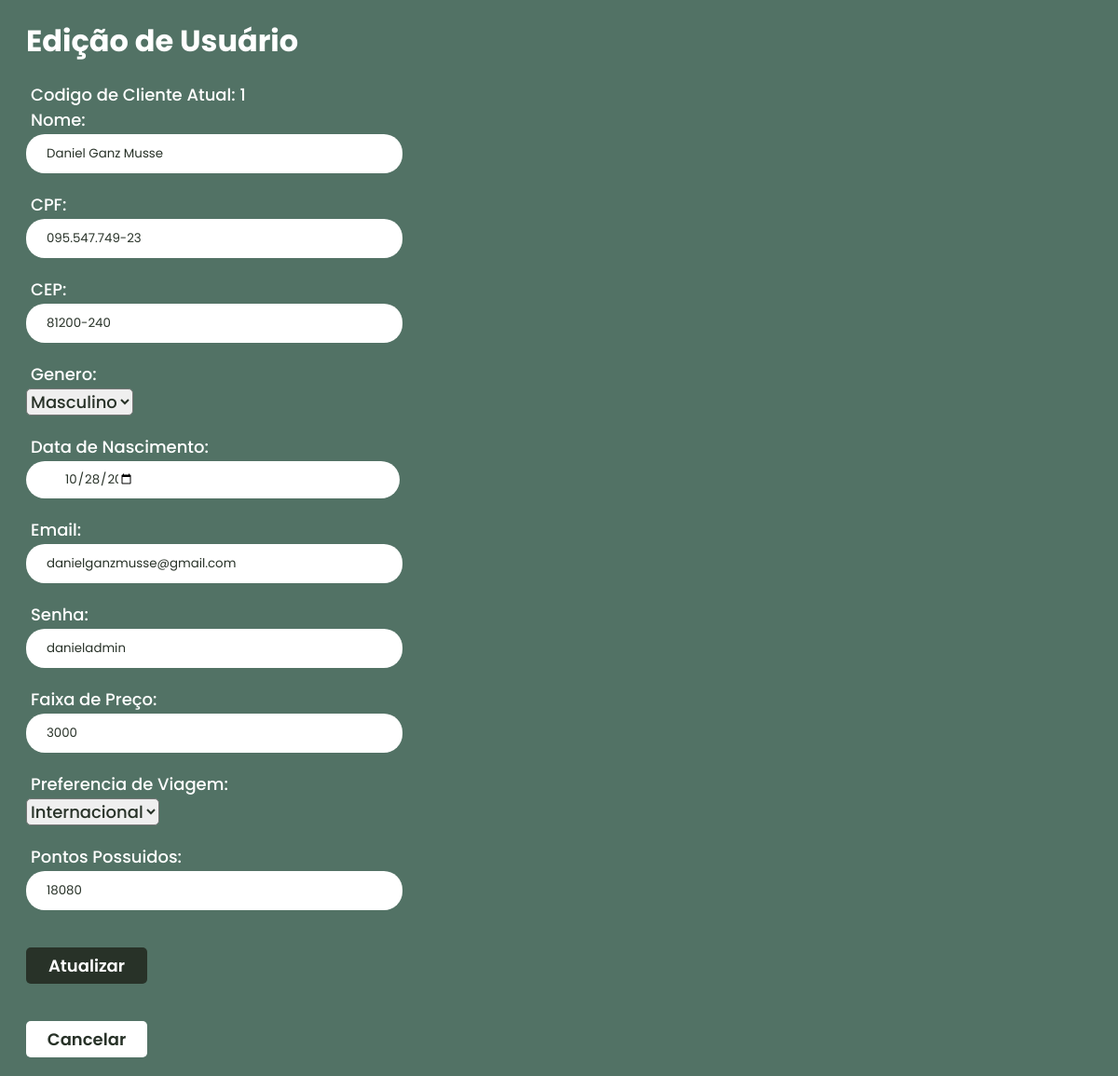
The page /perfil/admin/db/users_edit.php?id=1 (signed in) on the database its author committed.
### tables this page shows
CREATE TABLE `cliente` (
  `Cod_Cliente` int NOT NULL AUTO_INCREMENT,
  `Nome` varchar(100) DEFAULT NULL,
  `CPF` char(14) DEFAULT NULL,
  `Genero` char(1) DEFAULT NULL,
  `CEP` char(9) DEFAULT NULL,
  `DT_Nasc` date DEFAULT NULL,
  `Faixa_preco` int DEFAULT '0',
  `Inter_Nacional` char(1) DEFAULT 'A',
  `123Pontos` int DEFAULT '0',
  `Email` varchar(100) DEFAULT NULL,
  `Senha_login` varchar(20) DEFAULT NULL,
  PRIMARY KEY (`Cod_Cliente`),
  UNIQUE KEY `CPF` (`CPF`,`Email`)
);

### perfil/admin/db/users_edit.php (the view, shortened to what this page needs)
<!DOCTYPE html>
<html lang="pt-br">
<head>
    <link rel="stylesheet" href="../style_form.css">
</head>
<body>
    <?php
        include("../db0/connection.php");
        if (isset($_GET["id"])) {
            $id = $_GET["id"];
            $sql = "SELECT Cod_Cliente, Nome, CPF, Email, Senha_login, Genero, CEP, DT_Nasc, Faixa_preco, Inter_Nacional, 123Pontos FROM cliente WHERE Cod_Cliente = $id";
            $result = $conn->query($sql);
            if ($result->num_rows > 0) {
                while ($row = $result->fetch_assoc()) {
                    $Nome = $row['Nome'];
                    $CPF = $row['CPF'];
                    $CEP = $row['CEP'];
                    $Genero = $row['Genero'];
                    $Data_Nasc = $row['DT_Nasc'];
                    $Email = $row['Email'];
                    $Senha = $row['Senha_login'];
                    $Faixa_Preco = $row['Faixa_preco'];
                    $Inter_Nacional = $row['Inter_Nacional'];
                    $Pontos = $row['123Pontos'];
                }
            }
        }
    ?>
    <h1>Edição de Usuário</h1>
    <form id="form1" name="form1" method="post" action="users_edit_php.php" onsubmit="return verificar()">
        <label for="">Codigo de Cliente Atual: <?php echo $id?><input type="hidden" name="hidId" value="<?php echo $id?>"></label> <br>
        <label for="txtNome"> Nome: <input type="text" id="txtNome" name="txtNome" value="<?php echo $Nome?>" maxlength="100" required> </label>
        <label for="txtCPF"> CPF: <input type="text" id="txtCPF" name="txtCPF" value="<?php echo $CPF?>" oninput="this.value = maskCPF(this.value)" title="Modelo: XXX.XXX.XXX-XX" maxlength="14" required> </label>
        <label for="txtCEP"> CEP: <input type="text" id="txtCEP" name="txtCEP" value="<?php echo $CEP?>"  oninput="this.value = maskCEP(this.value)" title="Modelo: XXXXX-XXX" maxlength="9" required> </label>
        <label for="selectGenero">Genero:
        <select name="selectGenero">
            <option value="M" <?php if ($Genero == 'M') echo 'selected'; ?>>Masculino</option>
        </select></label>
        <label for="dateData_Nasc"> Data de Nascimento: <input type="date" id="dateData_Nasc" name="dateData_Nasc" value="<?php echo date('Y-m-d', strtotime($Data_Nasc))?>"  max="9999-12-31" required> </label>
        <label for="email"> Email: <input type="email" name="email" id="email" value="<?php echo $Email?>" maxlength="100" required> </label>
        <label for="txtSenha"> Senha: <input type="text" name="txtSenha" id="txtSenha" value="<?php echo $Senha?>" maxlength="20" required> </label>
        <label for="numberFaixa_Preco"> Faixa de Preço: <input type="number" id="numberFaixa_Preco" name="numberFaixa_Preco" value="<?php echo $Faixa_Preco?>" max="2147483647" required> </label>
        <label for="selectInter_Nacional"> Preferencia de Viagem:
        <select name="selectInter_Nacional" id="selectInter_Nacional">
            <option value="I" <?php if ($Inter_Nacional == 'I') echo 'selected'; ?>>Internacional</option>
        </select></label>
        <label for="numberPontos"> Pontos Possuidos: <input type="number" id="selectInter_Nacional" name="numberPontos" value="<?php echo $Pontos?>" max="2147483647" required> </label>
        <input type="submit" value="Atualizar">
        <a href="../db/users_lst.php">Cancelar</a>
    </form>
</body>
</html>

### perfil/admin/style_form.css (style rules this page uses)
body { background-color: #527265; }
h1 { font-family: 'poppins_bold'; margin: 20px; color: white; }
label { margin: 0 0 0 25px; color: white; font-family: 'poppins_medio'; font-size: 18px; }
input[type="text"], input[type="date"], input[type="number"], input[type="email"], input[type="password"] { display: flex; border-radius: 20px; height: 40px; width: 400px; margin: 2px 20px 20px 20px; outline: none; border: 0px solid; font-family: 'poppins'; color: #283228; text-indent: 20px; transition: box-shadow 0.15s, background-color 0.15s; }
select { font-family: 'poppins_medio'; font-size: 18px; color: #283228; margin: 2px 20px 20px 20px; display: flex; border-radius: 5px; }
a { user-select: none; width: 130px; display: flex; align-items: center; justify-content: center; font-family: 'poppins_semibold'; background-color: white; border: none; color: #283228; font-size: 18px; padding: 6px 0; border-radius: 5px; cursor: pointer; margin: 20px; transition: box-shadow 0.15s, border-style 0.15s, border-color 0.15s, border-width 0.15s; text-decoration: none; }
input[type="submit"] { margin: 20px; user-select: none; width: 130px; font-family: 'poppins_semibold'; background-color: #283228; border: none; color: white; font-size: 18px; padding: 6px; border-radius: 5px; cursor: pointer; transition: opacity 0.15s, box-shadow 0.15s; }

### rows shown on the page
cliente: txtNome "Daniel Ganz Musse", txtCPF "095.547.749-23", txtCEP "81200-240", selectGenero "Masculino", dateData_Nasc "10/28/2005", email "danielganzmusse@gmail.com", txtSenha "danieladmin", numberFaixa_Preco "3000", selectInter_Nacional "Internacional", numberPontos "18080"

### other values the page prints
$id "1"
